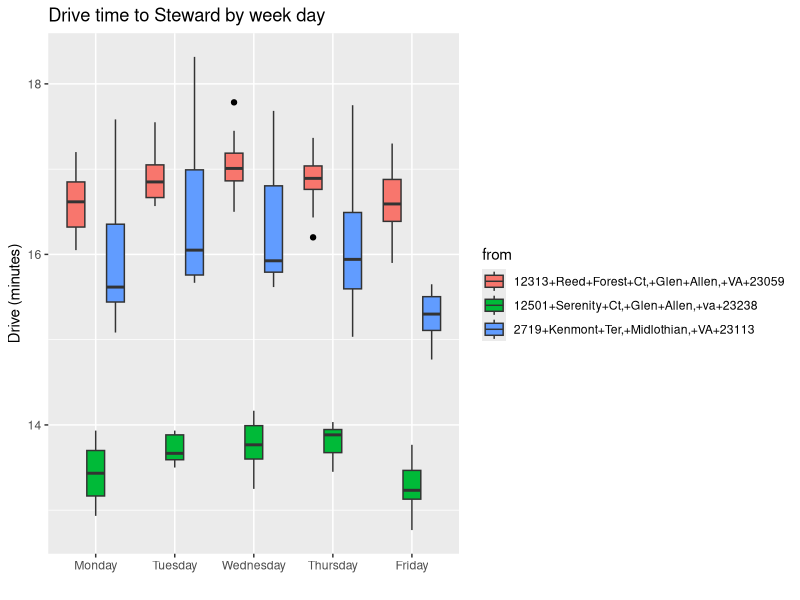

R code for this plot:
## ---- chunk 1
knitr::opts_chunk$set(echo = TRUE)
library(tidyverse)
library(lubridate)
library(here)
## ---- chunk 2
drive_times <- read_csv(here("drive_times.csv"), col_names = FALSE)
names(drive_times) <-
  c("run_name",
    "from",
    "to",
    "run_date",
    "Time",
    "Distance",
    "Status")

drive_times %>%
  mutate(run_time_eastern = with_tz(force_tz(run_date, "GMT"),  "America/New_York")) %>%
  filter(run_name == "JD") %>%
  mutate(day = factor(weekdays(run_time_eastern),
                             levels =
                               c(
                                 "Sunday",
                                 "Monday",
                                 "Tuesday",
                                 "Wednesday",
                                 "Thursday",
                                 "Friday",
                                 "Saturday"
                               )),
    time = hour(run_time_eastern) + minute(run_time_eastern) / 60,
    drive_min = Time / 60
  ) ->
  drive_times_localized

## ---- chunk 3
drive_times_localized %>%
  filter(!day %in% c("Saturday","Sunday"), 
         to == "11600+Gayton+Rd,+Richmond,+VA+23238", 
         time > 7 & time < 8) ->
  weekday_times

p <- ggplot(weekday_times, aes(x = day, y = drive_min, fill = from)) +
  geom_boxplot(outlier.colour="black") +
  labs(title = "Drive time to Steward by week day",
       x = "",
       y = "Drive (minutes)")

p

